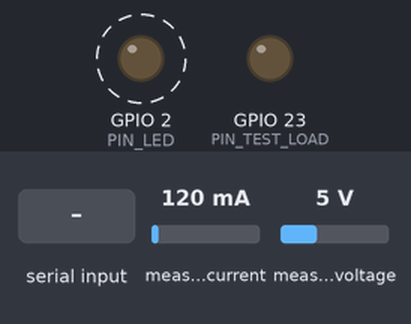
This program was run on a simulated ESP32. Shown: output pins drawn as LEDs (lit = HIGH). Wiring (inferred from the names in the program): INA219 current sensor at I2C address 0x40; INA219 current sensor at I2C address 0x41. Dashed ring = blinking. The test bench sets the inputs (shaded band); at power-on: measured current 120 mA, measured voltage 5 V. EEPROM starts erased; what the program prints to the serial monitor is not drawn.

Above: at 0.9 s.
1.3 s: "1\n" received over Serial
Timing chart, 0 to 10.3 s (numbered marks = the images above; inputs shaded):
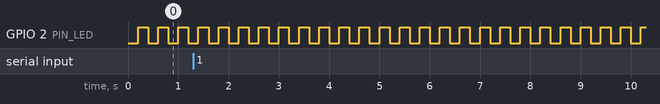

The program:

main.cpp
```cpp
// Bench controller, ESP32 DevKit v1. Board glue for benchcore: ADS1115 behind a
// CD74HC4067 multiplexer for the voltage taps, two INA226 current sensors, the
// test-load MOSFET, NVS for calibration, and the task watchdog.
//
// Pin map and component values: docs/HARDWARE.md. Safety limits: benchcore.h.
#include <Arduino.h>
#include <Preferences.h>
#include <Wire.h>
#include <esp_system.h>
#include <esp_task_wdt.h>

#include "benchcore.h"

namespace {

constexpr int PIN_SDA = 21;
constexpr int PIN_SCL = 22;
constexpr int PIN_TEST_LOAD = 23;  // NPN driver of the high-side P-MOSFET (HIGH = on); 100 k base pull-down keeps it off during reset
constexpr int PIN_MUX[4] = {25, 26, 27, 14};
constexpr int PIN_MUX_EN = 13;  // active low
constexpr int PIN_LED = 2;

constexpr uint8_t ADS_ADDR = 0x48;
constexpr uint8_t INA_ADDR[2] = {0x40, 0x41};  // src, motor
constexpr float TAP_DIVIDER = 5.0f;            // 40 k / 10 k: 16.4 V at the tap is 3.28 V at the ADC
constexpr float ADC_SATURATION_V = 3.28f;      // the ADS1115 runs at 3.3 V; at or above this the reading is clipped
constexpr uint32_t MUX_SETTLE_US = 500;        // multiplexer plus divider RC settling
constexpr float SHUNT_OHM = 0.01f;
constexpr float CURRENT_LSB = 0.00025f;  // A per bit: 8.19 A full scale with 0.01 ohm
constexpr uint16_t INA_CAL = 2048;       // 0.00512 / (CURRENT_LSB * SHUNT_OHM)
constexpr uint16_t INA_CONFIG = 0x4097;  // 1 average, 332 us bus and shunt conversions, continuous
constexpr uint32_t WDT_TIMEOUT_S = 5;
constexpr size_t MAX_LINE = 512;

bool g_feed_wdt = true;

const char* reset_reason() {
  switch (esp_reset_reason()) {
    case ESP_RST_POWERON: return "poweron";
    case ESP_RST_BROWNOUT: return "brownout";
    case ESP_RST_TASK_WDT: return "task_wdt";
    case ESP_RST_INT_WDT: return "int_wdt";
    case ESP_RST_WDT: return "wdt";
    case ESP_RST_SW: return "software";
    case ESP_RST_PANIC: return "panic";
    case ESP_RST_EXT: return "external";
    case ESP_RST_DEEPSLEEP: return "deepsleep";
    default: return "unknown";
  }
}

bench::Io i2c_status(uint8_t err) {
  if (err == 0) return bench::Io::Ok;
  return err == 5 ? bench::Io::Timeout : bench::Io::Error;  // 5: timeout in the Arduino-ESP32 Wire driver
}

bench::Io write16(uint8_t addr, uint8_t reg, uint16_t v) {
  Wire.beginTransmission(addr);
  Wire.write(reg);
  Wire.write(v >> 8);
  Wire.write(v & 0xFF);
  return i2c_status(Wire.endTransmission());
}

bench::Io read16(uint8_t addr, uint8_t reg, uint16_t& v) {
  Wire.beginTransmission(addr);
  Wire.write(reg);
  bench::Io st = i2c_status(Wire.endTransmission(false));
  if (st != bench::Io::Ok) return st;
  if (Wire.requestFrom(addr, (uint8_t)2) != 2) return bench::Io::Timeout;
  v = (uint16_t)(Wire.read() << 8);
  v |= (uint16_t)Wire.read();
  return bench::Io::Ok;
}

void ina_init(int ch) {
  write16(INA_ADDR[ch], 0x00, INA_CONFIG);
  write16(INA_ADDR[ch], 0x05, INA_CAL);
}

class EspHal : public bench::Hal {
 public:
  uint32_t millis() override { return ::millis(); }
  void delay_ms(uint32_t ms) override {
    if (g_feed_wdt) esp_task_wdt_reset();
    ::delay(ms);
  }
  void set_test_load(bool on) override { digitalWrite(PIN_TEST_LOAD, on ? HIGH : LOW); }
  bool test_load_pin() override { return digitalRead(PIN_TEST_LOAD) == HIGH; }  // OUTPUT mode keeps the input path enabled

  bench::Io read_tap(int channel, float& volts) override {
    for (int b = 0; b < 4; ++b) digitalWrite(PIN_MUX[b], (channel >> b) & 1);
    delayMicroseconds(MUX_SETTLE_US);
    int16_t raw = 0;
    for (int pass = 0; pass < 2; ++pass) {  // first conversion after switching is discarded
      // single shot, AIN0 vs GND, +/-4.096 V, 860 SPS, comparator off
      bench::Io st = write16(ADS_ADDR, 0x01, 0xC3E3);
      if (st != bench::Io::Ok) return st;
      uint32_t t0 = micros();
      uint16_t cfg = 0;
      do {
        st = read16(ADS_ADDR, 0x01, cfg);
        if (st != bench::Io::Ok) return st;
        if (micros() - t0 > 5000) return bench::Io::Timeout;
      } while (!(cfg & 0x8000));
      uint16_t v;
      st = read16(ADS_ADDR, 0x00, v);
      if (st != bench::Io::Ok) return st;
      raw = (int16_t)v;
    }
    float adc_v = raw * 4.096f / 32768.0f;
    if (raw >= 32767 || adc_v >= ADC_SATURATION_V) return bench::Io::Saturated;
    volts = adc_v * TAP_DIVIDER;
    return bench::Io::Ok;
  }

  bench::Io read_current(int channel, float& amps) override {
    uint8_t a = INA_ADDR[channel];
    uint16_t cal = 0;
    bench::Io st = read16(a, 0x05, cal);
    if (st != bench::Io::Ok) return st;
    if (cal != INA_CAL) {  // the INA226 lost its calibration (power glitch): restore it and wait one conversion
      ina_init(channel);
      ::delay(2);
    }
    uint16_t shunt = 0, cur = 0, mask = 0;
    if ((st = read16(a, 0x01, shunt)) != bench::Io::Ok) return st;
    if ((st = read16(a, 0x06, mask)) != bench::Io::Ok) return st;
    int16_t s = (int16_t)shunt;
    if ((mask & 0x0004) || s >= 32760 || s <= -32760) return bench::Io::Overflow;
    if ((st = read16(a, 0x04, cur)) != bench::Io::Ok) return st;
    amps = (int16_t)cur * CURRENT_LSB;
    return bench::Io::Ok;
  }

  bool i2c_recover() override {
    // Free a slave holding SDA low: clock SCL up to 9 times, then a STOP.
    Wire.end();
    pinMode(PIN_SDA, INPUT_PULLUP);
    pinMode(PIN_SCL, OUTPUT_OPEN_DRAIN);
    for (int i = 0; i < 9 && digitalRead(PIN_SDA) == LOW; ++i) {
      digitalWrite(PIN_SCL, LOW);
      delayMicroseconds(5);
      digitalWrite(PIN_SCL, HIGH);
      delayMicroseconds(5);
    }
    pinMode(PIN_SDA, OUTPUT_OPEN_DRAIN);
    digitalWrite(PIN_SDA, LOW);
    delayMicroseconds(5);
    digitalWrite(PIN_SCL, HIGH);
    delayMicroseconds(5);
    digitalWrite(PIN_SDA, HIGH);
    Wire.begin(PIN_SDA, PIN_SCL, 400000);
    Wire.setTimeOut(20);
    ina_init(0);
    ina_init(1);
    return digitalRead(PIN_SDA) == HIGH;
  }

  bool i2c_present(uint8_t addr) override {
    Wire.beginTransmission(addr);
    return Wire.endTransmission() == 0;
  }

  bool watchdog_enabled() override { return esp_task_wdt_status(NULL) == ESP_OK; }
  void watchdog_stop_feeding() override { g_feed_wdt = false; }

  bool load_calibration(bench::Calibration& cal) override {
    Preferences p;
    if (!p.begin("cal", true)) return false;
    bool ok = p.getBytes("blob", &cal, sizeof cal) == sizeof cal;
    p.end();
    cal.id[sizeof cal.id - 1] = '\0';
    return ok;
  }

  bool save_calibration(const bench::Calibration& cal) override {
    Preferences p;
    if (!p.begin("cal", false)) return false;
    bool ok = p.putBytes("blob", &cal, sizeof cal) == sizeof cal;
    p.end();
    return ok;
  }
};

EspHal g_hal;
bench::Bench g_bench(g_hal);
bench::LineReader g_reader(MAX_LINE);

void watchdog_start() {
#if defined(ESP_ARDUINO_VERSION_MAJOR) && ESP_ARDUINO_VERSION_MAJOR >= 3
  esp_task_wdt_config_t cfg = {.timeout_ms = WDT_TIMEOUT_S * 1000, .idle_core_mask = 0, .trigger_panic = true};
  esp_task_wdt_reconfigure(&cfg);
#else
  esp_task_wdt_init(WDT_TIMEOUT_S, true);
#endif
  esp_task_wdt_add(NULL);
}

void send(const std::string& line) {
  Serial.write(line.data(), line.size());
  Serial.write('\n');
}

void led(uint32_t now) {
  uint32_t period = g_bench.inhibited() ? 0 : (g_bench.host_lost() ? 200 : 1000);
  digitalWrite(PIN_LED, period == 0 ? HIGH : ((now / period) & 1));
}

}  // namespace

void setup() {
  // Safe state before anything else: the test load off.
  pinMode(PIN_TEST_LOAD, OUTPUT);
  digitalWrite(PIN_TEST_LOAD, LOW);
  pinMode(PIN_LED, OUTPUT);
  pinMode(PIN_MUX_EN, OUTPUT);
  digitalWrite(PIN_MUX_EN, LOW);
  for (int p : PIN_MUX) pinMode(p, OUTPUT);

  Serial.setRxBufferSize(1024);
  Serial.begin(115200);
  Wire.begin(PIN_SDA, PIN_SCL, 400000);
  Wire.setTimeOut(20);
  ina_init(0);
  ina_init(1);
  watchdog_start();
  g_bench.boot(reset_reason());
  send(g_bench.hello());
}

void loop() {
  if (g_feed_wdt) esp_task_wdt_reset();
  while (Serial.available() > 0) {
    int r = g_reader.feed((char)Serial.read());
    if (r == 1) {
      send(g_bench.handle_line(g_reader.line()));
      if (g_bench.watchdog_test_requested()) {
        Serial.flush();
        g_hal.watchdog_stop_feeding();  // the task watchdog resets the board within WDT_TIMEOUT_S
      }
    } else if (r == -1) {
      send(g_bench.overflow_response(g_reader.max_len()));
    }
  }
  for (const std::string& ev : g_bench.tick()) send(ev);
  led(millis());
  delay(1);
}
```

Measured:
- by itself, GPIO 2 (PIN_LED): alternates HIGH for 0.20 s and LOW for 0.20 s
